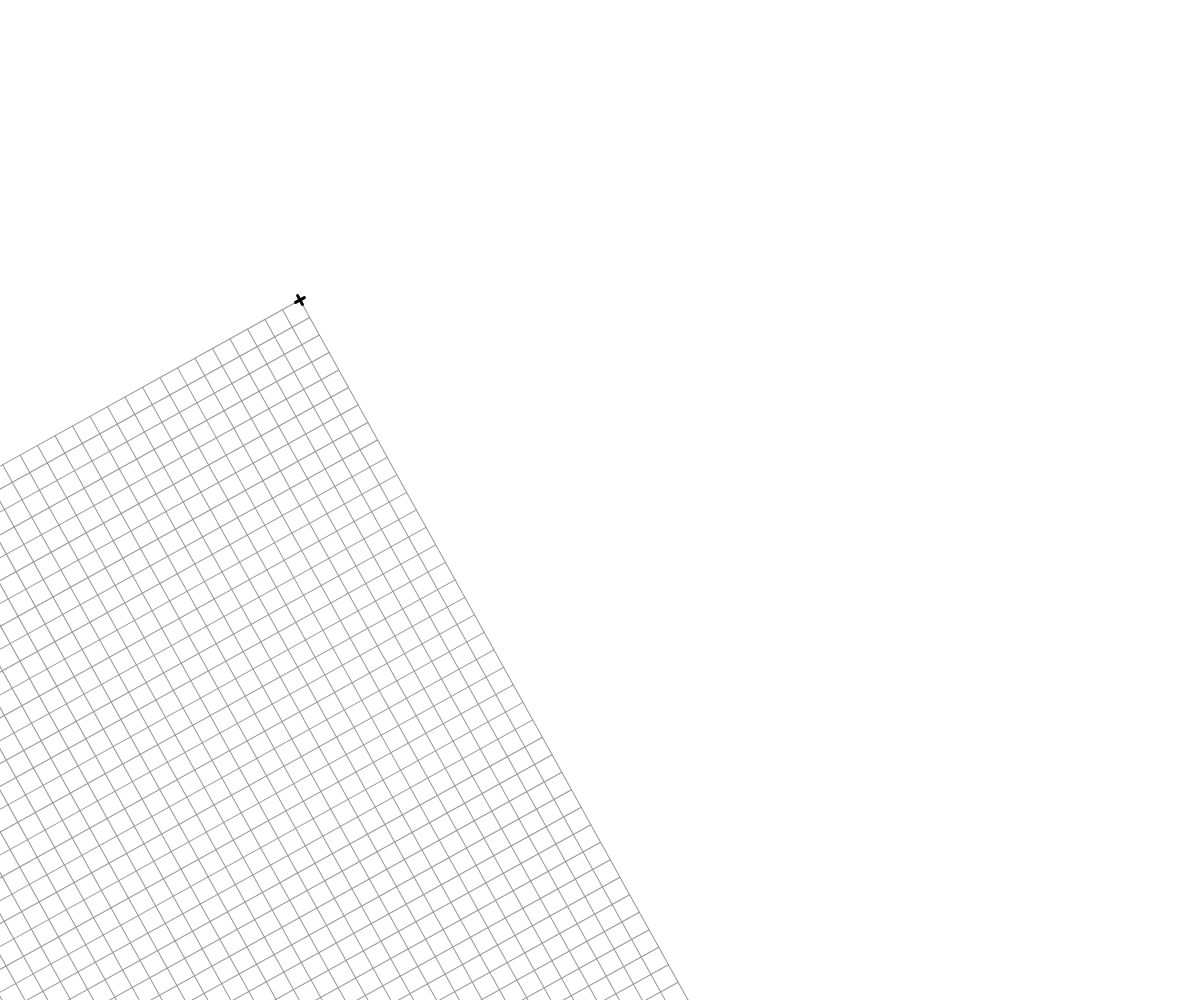
Frame 1 (no input)
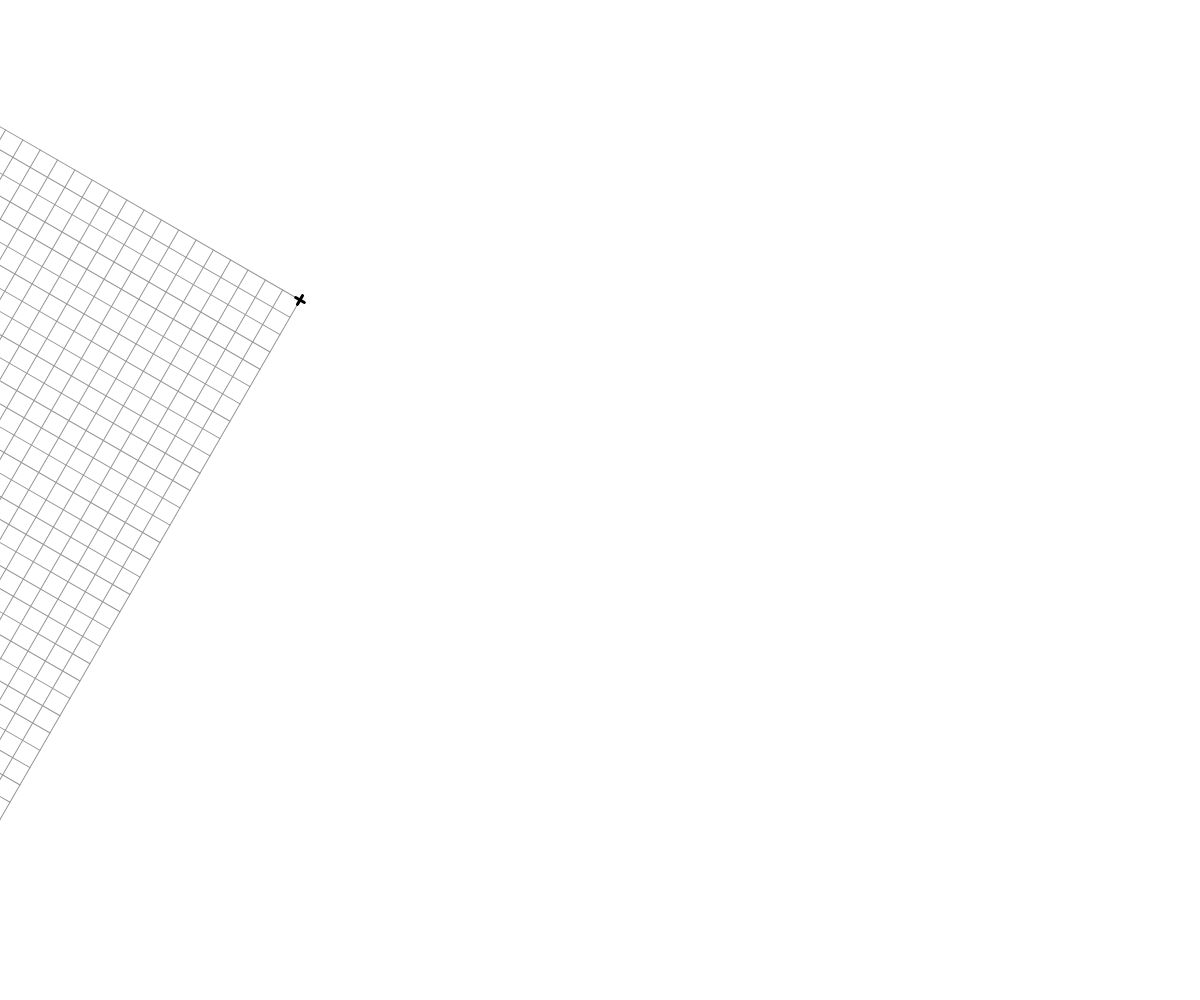
Frame 60 (no input)
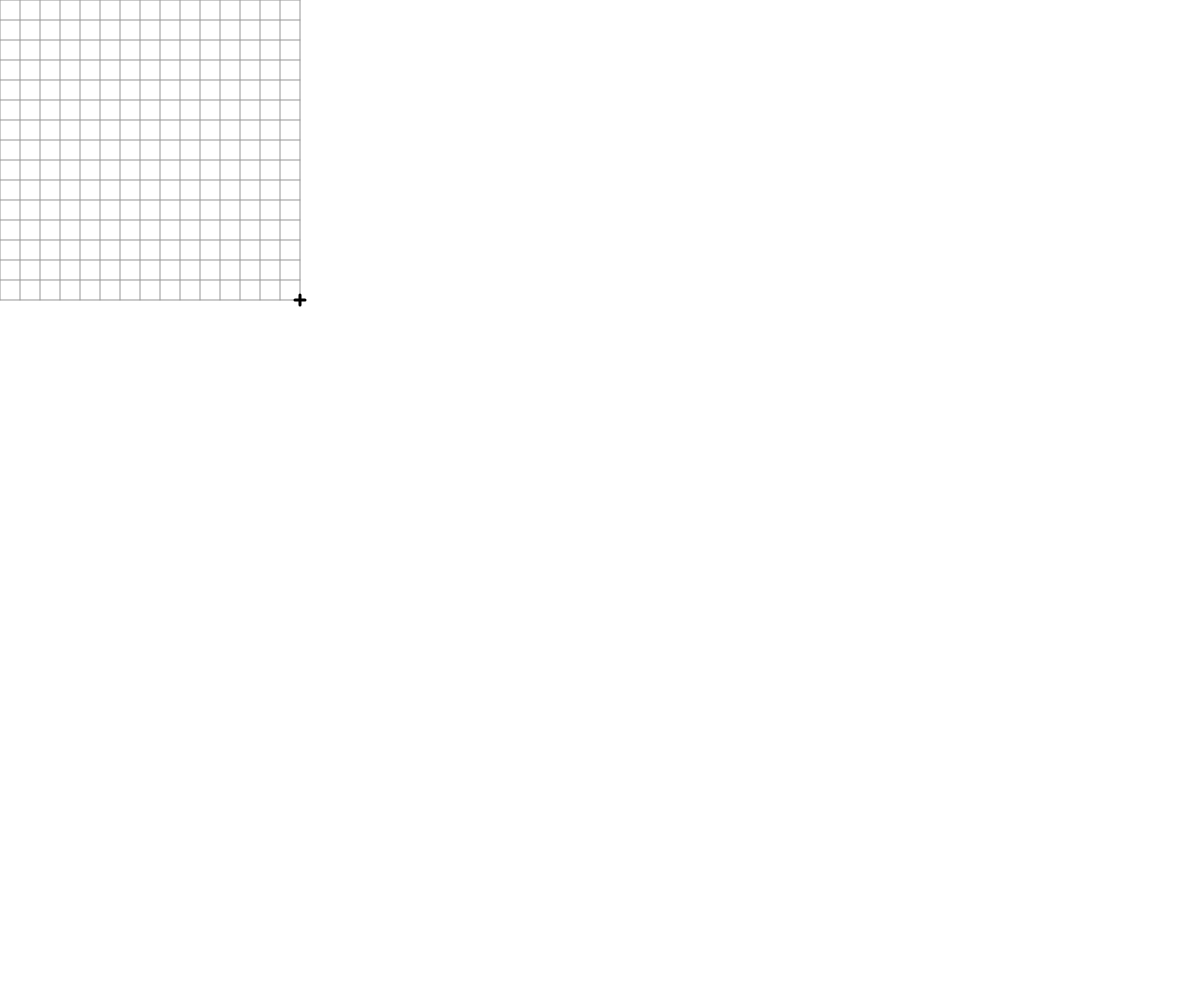
Frame 120 (the mouse pressed at the canvas centre since frame 60)

The p5.js sketch that drew these frames (run headless with seeded random() and noise() and a simulated clock; from frame 60 on, the mouse is pressed at the canvas centre):

// p5.js sketch
// ── sketch.js
// Basic Transformations Sandbox


let originalSpacing = 20;


function setup() {
  createCanvas(windowWidth, windowHeight);
}

function draw() {
 
  // ALL TRANSFORMATIONS RESET at draw()
  // background(255);
   drawBasicGrid(220);


  //transformation one: TRANSLATION
// push(); //Copies original coordinate system
// translate(200, 150); //x, y, (z)
// drawBasicGrid(150);
// rectangleRed(0,0);
// pop(); //back to regular (0,0) in corner

// translate(100,300);  //transformations stack
// rectangleBlue(0,0);
 

  //add push()  pop()


  background(255);

  //transformation two: SCALE
  // let s = map(mouseX, 0, width, -8, 8);
  // translate(200,200);
  // scale(s, 1); // 0-1 reduction
  //             // 1   no change
  //             // >1  enlargement
  // drawBasicGrid(150);
  // rectMode(CENTER);
  // rectangleRed(0,0);



  //transformation three: ROTATION
  //reminder: rotations are measured in radians, not degrees! Functions can help with the conversion...
  angleMode(DEGREES);
  translate(300, 300);
  rotate(45);
  rotate(15);
  rotate(frameCount);
  drawBasicGrid(150);


  //Combinations of Transformations

  

}


function face(x, y) {
  //draw a face at x,y
  push();
  translate(x,y);
  ellipseMode(CENTER);
  fill(200,200,0);
  stroke(0);
  ellipse(0,0,80,80);
  fill(90, 140, 30, 220);
  triangle(-20, 20, 20, 20, 0, 30);
  fill(0);
  ellipse(-25,0,10,10);
  ellipse(25,0,10,10);
  strokeWeight(5);
  line(-30,-10,30,-10);
  strokeWeight(1);
  pop();

}

function rectangleRed(x, y) {
  //draw a red rectangle at x,y (sized 50 pixels square) - to visualize what happens to the coordinate system
  //when different basic transformations are applied.
  noStroke();
  fill(255, 0, 0, 150);
  rect(x, y, 50, 50);

}

function rectangleBlue(x, y) {
  //draw a red rectangle at x,y (sized 50 pixels square) - to visualize what happens to the coordinate system
  //when different basic transformations are applied.
  noStroke();
  fill(0, 0, 255, 150);
  rect(x, y, 50, 50);

}

function drawBasicGrid(shade) {
  //draw the normal cartesian Coordinate Grid, in a light color. Spaced at 20 px by default
  stroke(shade);
  for (let x = 0; x < width; x += 20) {
    line(x, 0, x, height);
  }
  for (let y = 0; y < height; y += 20) {
    line(0, y, width, y);
  }

  //Draw "X" at the origin
  strokeWeight(3);
  stroke(0);
  line(-5,0,5,0);
  line(0,5,0,-5);
  strokeWeight(1);
}
